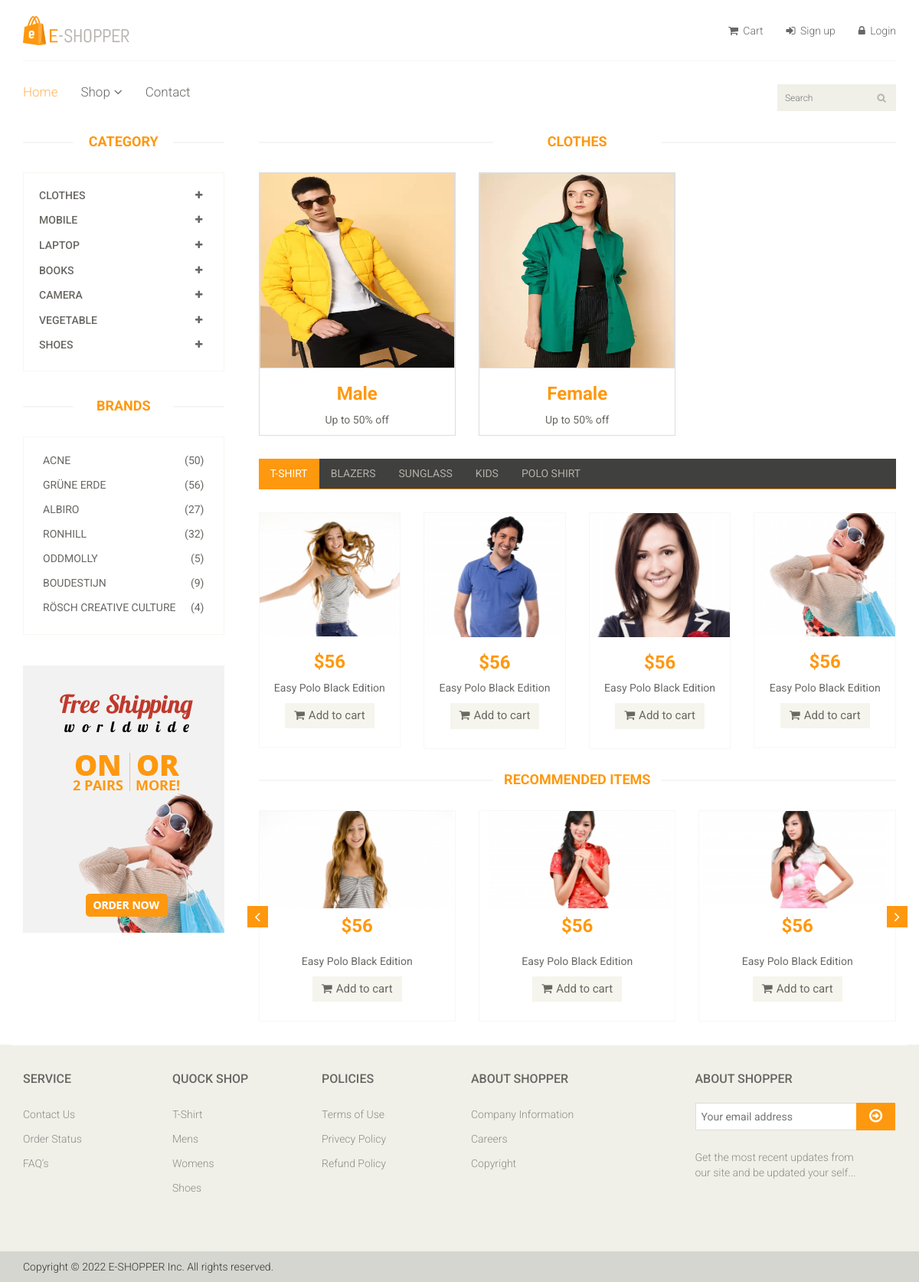
Screenshot of /category/subcat/clothes with the database file from the repository.
### category_app/models.py (models this page shows, shortened)
class CategoryModel(models.Model):
    categoryName = models.CharField(max_length=100,unique=True)
    categoryImage = models.ImageField(upload_to='category/',blank=True,)
    slug = models.SlugField(unique=True, max_length=100, blank=True, editable=False)

class SubCategoryModel(models.Model):
    subcategoryName= models.CharField(max_length=100)
    category = models.ForeignKey(CategoryModel,on_delete=models.CASCADE)
    subcategoryImage = models.ImageField(upload_to='subcategory/',blank=True,)
    slug = models.SlugField(unique=True, max_length=100, blank=True, editable=False)

### category_app/views.py (the view)
# urls.py: path('subcat/<slug:catslug>', SubcategoryView, name='subcat'),
def SubcategoryView(request,catslug):
    categoryslug = get_object_or_404(CategoryModel, slug=catslug)  # fetch category slug
    subcatedata = SubCategoryModel.objects.filter(category=categoryslug)  # fetch subcategory which match with category
    cat_subcat_for_nav = Cat_Subcat_Nav_View() # for leftsidebar
    catheadername = CategoryModel.objects.get(slug=catslug)  # for display categoryname on subcategory page
    context = {
        'cat_sub_nav':cat_subcat_for_nav,
        'catheadername':catheadername,
        'subcategories':subcatedata,
    }
    return render(request,'category_app/subcategory.html',context)

### category_app/views.py (called while the page is built)
def Cat_Subcat_Nav_View():
    categories= CategoryModel.objects.all()
    categoryHeader=[]
    for category in categories:
        subcategories=SubCategoryModel.objects.filter(category=category.pk)
        subcategoryArray=[]
        for subcategory in subcategories:
            subcategoryDict = {"subId:":subcategory.pk,"subName":subcategory.subcategoryName,"subslug":subcategory.slug}
            subcategoryArray.append(subcategoryDict)
        categoryDict={"cat_Id":category.pk,"catName":category.categoryName,"subcategory":subcategoryArray}
        categoryHeader.append(categoryDict)
    return categoryHeader

### category_app/templates/category_app/subcategory.html (shortened to what this page needs)
{% extends 'base_app/base.html' %}
{% load static %}
{% block content %}
	<section>
		<div class="container">
			<div class="row">
				<div class="col-sm-3">
					<div class="left-sidebar">
						<h2>Category</h2>
						<div class="panel-group category-products" id="accordian">
							{% for category in cat_sub_nav %}
							<div class="panel panel-default">
								<div class="panel-heading">
									<h4 class="panel-title">
										<a data-toggle="collapse" data-parent="#accordian" href="#{{ category.catName|slugify }}">
											<span class="badge pull-right"><i class="fa fa-plus"></i></span>
											{{category.catName}}
										</a>
									</h4>
								</div>
							</div>
							{% endfor %}
						</div>
						<div class="brands_products">
							<h2>Brands</h2>
							<div class="brands-name">
								<ul class="nav nav-pills nav-stacked">
									<li><a href="#"> <span class="pull-right">(50)</span>Acne</a></li>
									<li><a href="#"> <span class="pull-right">(56)</span>Grüne Erde</a></li>
									<li><a href="#"> <span class="pull-right">(27)</span>Albiro</a></li>
									<li><a href="#"> <span class="pull-right">(32)</span>Ronhill</a></li>
									<li><a href="#"> <span class="pull-right">(5)</span>Oddmolly</a></li>
									<li><a href="#"> <span class="pull-right">(9)</span>Boudestijn</a></li>
									<li><a href="#"> <span class="pull-right">(4)</span>Rösch creative culture</a></li>
								</ul>
							</div>
						</div>
						<div class="shipping text-center">
							<img src="{% static 'images/home/shipping.jpg' %}" alt="" />
						</div>
					</div>
				</div>
				<div class="col-sm-9 padding-right">
					<div class="features_items">
						<h2 class="title text-center">{{catheadername.categoryName}}</h2>
						{% for subcat in subcategories %}
							<div class="col-sm-4">
								<a href="{% url 'product_app:products' subcat.slug %}">
									<div class="product-image-wrapper" style="border:1px solid #ddd ;">
										<div class="single-products">
											<div class="productinfo text-center">
												{% if subcat.subcategoryImage %}
												<img src="{{ subcat.subcategoryImage.url }}" alt="{{ subcat.subcategoryName }}"
												style="display: block; width: 100%; aspect-ratio: 1/1; border:1px solid #ddd;" />
												{% else %}
												<img src="#" alt="{{subcat.subcategoryName}} image"
												style="display: block; width: 100%; aspect-ratio: 1/1; border:1px solid #ddd;" />
												{% endif %}
												<h2>{{subcat.subcategoryName}}</h2>
												<p>Up to 50% off</p>
											</div>
										</div>
									</div>
								</a>
							</div>
						{% endfor %}
					</div>
					<div class="category-tab">
						<div class="col-sm-12">
							<ul class="nav nav-tabs">
								<li class="active"><a href="#tshirt" data-toggle="tab">T-Shirt</a></li>
								<li><a href="#blazers" data-toggle="tab">Blazers</a></li>
								<li><a href="#sunglass" data-toggle="tab">Sunglass</a></li>
								<li><a href="#kids" data-toggle="tab">Kids</a></li>
								<li><a href="#poloshirt" data-toggle="tab">Polo shirt</a></li>
							</ul>
						</div>
						<div class="tab-content">
							<div class="tab-pane fade active in" id="tshirt" >
								<div class="col-sm-3">
									<div class="product-image-wrapper">
										<div class="single-products">
											<div class="productinfo text-center">
												<img src="{% static 'images/home/gallery1.jpg' %}" alt="" />
												<h2>$56</h2>
												<p>Easy Polo Black Edition</p>
												<a href="#" class="btn btn-default add-to-cart"><i class="fa fa-shopping-cart"></i>Add to cart</a>
											</div>
										</div>
									</div>
								</div>
								<div class="col-sm-3">
									<div class="product-image-wrapper">
										<div class="single-products">
											<div class="productinfo text-center">
												<img src="{% static 'images/home/gallery2.jpg' %}" alt="" />
												<h2>$56</h2>
												<p>Easy Polo Black Edition</p>
												<a href="#" class="btn btn-default add-to-cart"><i class="fa fa-shopping-cart"></i>Add to cart</a>
											</div>
										</div>
									</div>
								</div>
								<div class="col-sm-3">
									<div class="product-image-wrapper">
										<div class="single-products">
											<div class="productinfo text-center">
												<img src="{% static 'images/home/gallery3.jpg' %}" alt="" />
												<h2>$56</h2>
												<p>Easy Polo Black Edition</p>
												<a href="#" class="btn btn-default add-to-cart"><i class="fa fa-shopping-cart"></i>Add to cart</a>
											</div>
										</div>
									</div>
								</div>
								<div class="col-sm-3">
									<div class="product-image-wrapper">
										<div class="single-products">
											<div class="productinfo text-center">
												<img src="{% static 'images/home/gallery4.jpg' %}" alt="" />
												<h2>$56</h2>
												<p>Easy Polo Black Edition</p>
												<a href="#" class="btn btn-default add-to-cart"><i class="fa fa-shopping-cart"></i>Add to cart</a>
											</div>
										</div>
									</div>
								</div>
							</div>
						</div>
					</div>
					<div class="recommended_items">
						<h2 class="title text-center">recommended items</h2>
						<div id="recommended-item-carousel" class="carousel slide" data-ride="carousel">
							<div class="carousel-inner">
								<div class="item active">
									<div class="col-sm-4">
										<div class="product-image-wrapper">
											<div class="single-products">
												<div class="productinfo text-center">
													<img src="{% static 'images/home/recommend1.jpg' %}" alt="" />
													<h2>$56</h2>
													<p>Easy Polo Black Edition</p>
													<a href="#" class="btn btn-default add-to-cart"><i class="fa fa-shopping-cart"></i>Add to cart</a>
												</div>
											</div>
										</div>
									</div>
									<div class="col-sm-4">
										<div class="product-image-wrapper">
											<div class="single-products">
												<div class="productinfo text-center">
													<img src="{% static 'images/home/recommend2.jpg' %}" alt="" />
													<h2>$56</h2>
													<p>Easy Polo Black Edition</p>
													<a href="#" class="btn btn-default add-to-cart"><i class="fa fa-shopping-cart"></i>Add to cart</a>
												</div>
											</div>
										</div>
									</div>
									<div class="col-sm-4">
										<div class="product-image-wrapper">
											<div class="single-products">
												<div class="productinfo text-center">
													<img src="{% static 'images/home/recommend3.jpg' %}" alt="" />
													<h2>$56</h2>
													<p>Easy Polo Black Edition</p>
													<a href="#" class="btn btn-default add-to-cart"><i class="fa fa-shopping-cart"></i>Add to cart</a>
												</div>
											</div>
										</div>
									</div>
								</div>
							</div>
							 <a class="left recommended-item-control" href="#recommended-item-carousel" data-slide="prev">
								<i class="fa fa-angle-left"></i>
							  </a>
							  <a class="right recommended-item-control" href="#recommended-item-carousel" data-slide="next">
								<i class="fa fa-angle-right"></i>
							  </a>
						</div>
					</div>
				</div>
			</div>
		</div>
	</section>
{% endblock content %}

### static/css/main.css (style rules this page uses)
body { font-family: 'Roboto', sans-serif; background:; position: relative; font-weight:400px; }
ul li { list-style: none; }
a { -webkit-transition: 300ms; -moz-transition: 300ms; -o-transition: 300ms; transition: 300ms; }
h1, h2, h3, h4, h5, h6 { font-family: 'Roboto', sans-serif; }
.item { padding-left: 100px; }
.item h2 { color: #363432; font-family: 'Roboto', sans-serif; font-size: 28px; font-weight: 700; margin-bottom: 22px; margin-top: 10px; }
.item p { color:#363432; font-size:16px; font-weight:300; font-family: 'Roboto', sans-serif; }
.right { right: 0; }
.category-products { border: 1px solid #F7F7F0; margin-bottom: 35px; padding-bottom: 20px; padding-top: 15px; }
.left-sidebar h2, .brands_products h2 { color: #FE980F; font-family: 'Roboto', sans-serif; font-size: 18px; font-weight: 700; margin: 0 auto 30px; text-align: center; text-transform: uppercase; position: relative; z-index:3; }
.left-sidebar h2:after, h2.title:after { content: " "; position: absolute; border: 1px solid #f5f5f5; bottom:8px; left: 0; width: 100%; height: 0; z-index: -2; }
.left-sidebar h2:before { content: " "; position: absolute; background: #fff; bottom: -6px; width: 130px; height: 30px; z-index: -1; left: 50%; margin-left: -65px; }
h2.title:before { content: " "; position: absolute; background: #fff; bottom: -6px; width: 220px; height: 30px; z-index: -1; left: 50%; margin-left: -110px; }
.category-products .panel { background-color: #FFFFFF; border: 0px; border-radius: 0px; box-shadow:none; margin-bottom: 0px; }
.category-products .panel-default .panel-heading { background-color: #FFFFFF; border: 0 none; color: #FFFFFF; padding: 5px 20px; }
.category-products .panel-default .panel-heading .panel-title a { color: #696763; font-family: 'Roboto', sans-serif; font-size: 14px; text-decoration: none; text-transform: uppercase; }
.category-products .badge { background:none; border-radius: 10px; color: #696763; display: inline-block; font-size: 12px; font-weight: bold; line-height: 1; min-width: 10px; padding: 3px 7px; text-align: center; vertical-align: baseline; white-space: nowrap; }
.brands-name { border: 1px solid #F7F7F0; padding-bottom: 20px; padding-top: 15px; }
.brands-name .nav-stacked li a { background-color: #FFFFFF; color: #696763; font-family: 'Roboto', sans-serif; font-size: 14px; padding: 5px 25px; text-decoration: none; text-transform: uppercase; }
.shipping { background-color: #F2F2F2; margin-top: 40px; overflow: hidden; padding-top: 20px; position: relative; }
.padding-right { padding-right: 0; }
.features_items { overflow:hidden; }
h2.title { color: #FE980F; font-family: 'Roboto', sans-serif; font-size: 18px; font-weight: 700; margin: 0 15px; text-transform: uppercase; margin-bottom: 30px; position: relative; }
.product-image-wrapper { border:1px solid #F7F7F5; overflow: hidden; margin-bottom:30px; }
.single-products { position: relative; }
.productinfo h2 { color: #FE980F; font-family: 'Roboto', sans-serif; font-size: 24px; font-weight: 700; }
.productinfo p { font-family: 'Roboto', sans-serif; font-size: 14px; font-weight: 400; color: #696763; }
.productinfo img { width: 100%; }
.productinfo { position:relative; }
.add-to-cart { background:#F5F5ED; border: 0 none; border-radius: 0; color: #696763; font-family: 'Roboto', sans-serif; font-size: 15px; margin-bottom: 25px; }
.add-to-cart i { margin-right:5px; }
.category-tab { overflow: hidden; }
.category-tab ul { background: #40403E; border-bottom: 1px solid #FE980F; list-style: none outside none; margin: 0 0 30px; padding: 0; width: 100%; }
.category-tab ul li a { border: 0 none; border-radius: 0; color: #B3AFA8; display: block; font-family: 'Roboto', sans-serif; font-size: 14px; text-transform: uppercase; }
.nav-tabs li.active a, .nav-tabs li.active a:hover, .nav-tabs li.active a:focus { -moz-border-bottom-colors: none; -moz-border-left-colors: none; -moz-border-right-colors: none; -moz-border-top-colors: none; background-color: #FE980F; border:0px; color: #FFFFFF; cursor: default; margin-right:0; margin-left:0; }
.nav-tabs li a { border: 1px solid rgba(0, 0, 0, 0); border-radius: 4px 4px 0 0; line-height: 1.42857; margin-right:0; }
.recommended_items { overflow: hidden; }
#recommended-item-carousel .carousel-inner .item { padding-left: 0; }
.recommended-item-control { position: absolute; top: 41%; }
.recommended-item-control i { background: none repeat scroll 0 0 #FE980F; color: #FFFFFF; font-size: 20px; padding: 4px 10px; }

### rows the page displays
CategoryModel: catName "CLOTHES", categoryName "CLOTHES"
CategoryModel: catName "MOBILE"
CategoryModel: catName "LAPTOP"
CategoryModel: catName "BOOKS"
CategoryModel: catName "CAMERA"
CategoryModel: catName "VEGETABLE"
CategoryModel: catName "SHOES"
SubCategoryModel: subcategoryImage (picture), subcategoryName "Male"
SubCategoryModel: subcategoryImage (picture), subcategoryName "Female"
